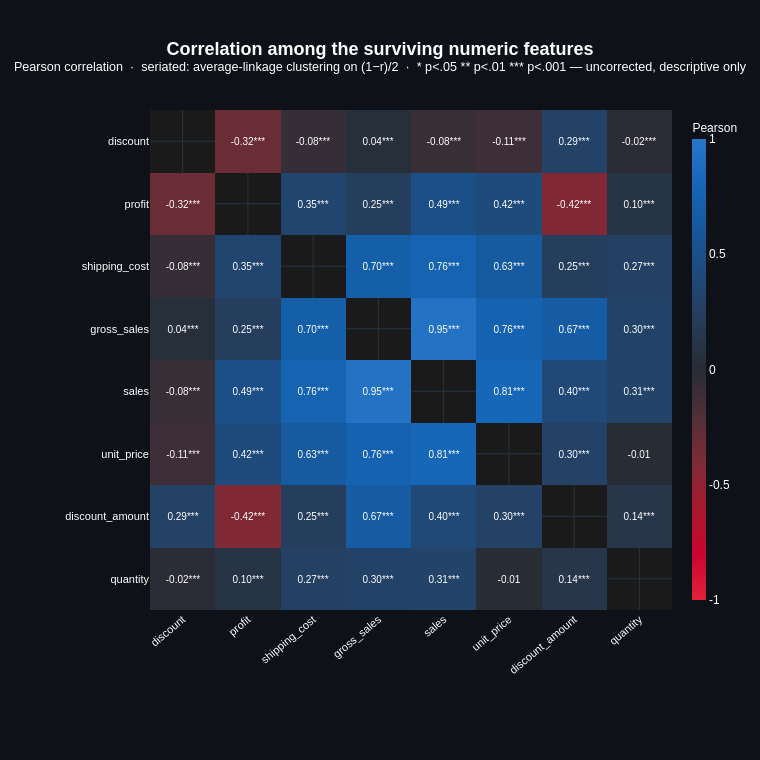

Write notebook code for a chart like this one.
### Markdown cell above
Any tuning below cross-validates only inside the training window, with
`TimeSeriesSplit`: each fold still trains on the past and validates on the
following slice, so no step of model selection gets to peek at the test period
either.

### Code cell
cp.correlation_heatmap(
    train_df[numeric_features + ["profit"]],
    method="pearson", order="cluster", show_significance=True,
    title="Correlation among the surviving numeric features",
)

### Figure 1 — Plotly figure (JSON) as saved in the notebook; plotly's stock layout.template omitted (floating-point values rounded to 4 significant figures)
{"data": [{"colorbar": {"outlinewidth": 0, "thickness": 14, "tickfont": {"color": "white", "family": "Arial"}, "ticktext": ["-1", "-0.5", "0", "0.5", "1"], "tickvals": [-1, -0.5, 0, 0.5, 1], "title": {"font": {"color": "white", "family": "Arial", "size": 12}, "text": "Pearson"}}, "colorscale": [[0, "#E3223A"], [0.1, "#C90430"], [0.2, "#A61A30"], [0.3, "#7C2B35"], [0.4, "#503038"], [0.5, "#272C35"], [0.6, "#273B55"], [0.7, "#204978"], [0.8, "#16579A"], [0.9, "#1566B6"], [1, "#2877C8"]], "customdata": [0.0, NaN, 42220.0, 0.0, 42220.0, 1.69e-54, 42220.0, 5.854e-13, 42220.0, 1.968e-67, 42220.0, 2.654e-122, 42220.0, 0.0, 42220.0, 0.0001888, 42220.0, 0.0, 0.0, NaN, 42220.0, 0.0, 42220.0, 0.0, 42220.0, 0.0, 42220.0, 0.0, 42220.0, 0.0, 42220.0, 1.055e-99, 42220.0, 1.69e-54, 42220.0, 0.0, 0.0, NaN, 42220.0, 0.0, 42220.0, 0.0, 42220.0, 0.0, 42220.0, 0.0, 42220.0, 0.0, 42220.0, 5.854e-13, 42220.0, 0.0, 42220.0, 0.0, 0.0, NaN, 42220.0, 0.0, 42220.0, 0.0, 42220.0, 0.0, 42220.0, 0.0, 42220.0, 1.968e-67, 42220.0, 0.0, 42220.0, 0.0, 42220.0, 0.0, 0.0, NaN, 42220.0, 0.0, 42220.0, 0.0, 42220.0, 0.0, 42220.0, 2.654e-122, 42220.0, 0.0, 42220.0, 0.0, 42220.0, 0.0, 42220.0, 0.0, 0.0, NaN, 42220.0, 0.0, 42220.0, 0.1371, 42220.0, 0.0, 42220.0, 0.0, 42220.0, 0.0, 42220.0, 0.0, 42220.0, 0.0, 42220.0, 0.0, 0.0, NaN, 42220.0, 2.834e-176, 42220.0, 0.0001888, 42220.0, 1.055e-99, 42220.0, 0.0, 42220.0, 0.0, 42220.0, 0.0, 42220.0, 0.1371, 42220.0, 2.834e-176, 0.0, NaN], "hovertemplate": "<b>%{y}</b> × <b>%{x}</b><br>r = %{z:.3f}<br>n = %{customdata[0]}<br>p = %{customdata[1]:.3g}<extra></extra>", "text": [["", "-0.32***", "-0.08***", "0.04***", "-0.08***", "-0.11***", "0.29***", "-0.02***"], ["-0.32***", "", "0.35***", "0.25***", "0.49***", "0.42***", "-0.42***", "0.10***"], ["-0.08***", "0.35***", "", "0.70***", "0.76***", "0.63***", "0.25***", "0.27***"], ["0.04***", "0.25***", "0.70***", "", "0.95***", "0.76***", "0.67***", "0.30***"], ["-0.08***", "0.49***", "0.76***", "0.95***", "", "0.81***", "0.40***", "0.31***"], ["-0.11***", "0.42***", "0.63***", "0.76***", "0.81***", "", "0.30***", "-0.01"], ["0.29***", "-0.42***", "0.25***", "0.67***", "0.40***", "0.30***", "", "0.14***"], ["-0.02***", "0.10***", "0.27***", "0.30***", "0.31***", "-0.01", "0.14***", ""]], "textfont": {"color": "white", "family": "Arial", "size": 10}, "texttemplate": "%{text}", "type": "heatmap", "x": ["discount", "profit", "shipping_cost", "gross_sales", "sales", "unit_price", "discount_amount", "quantity"], "y": ["discount", "profit", "shipping_cost", "gross_sales", "sales", "unit_price", "discount_amount", "quantity"], "z": [[NaN, -0.3168, -0.07555, 0.03505, -0.08429, -0.1141, 0.2948, -0.01817], [-0.3168, NaN, 0.3481, 0.2465, 0.4867, 0.4212, -0.4193, 0.1029], [-0.07555, 0.3481, NaN, 0.7025, 0.7628, 0.6338, 0.2462, 0.272], [0.03505, 0.2465, 0.7025, NaN, 0.947, 0.7581, 0.6711, 0.3014], [-0.08429, 0.4867, 0.7628, 0.947, NaN, 0.8099, 0.3975, 0.3136], [-0.1141, 0.4212, 0.6338, 0.7581, 0.8099, NaN, 0.2965, -0.007236], [0.2948, -0.4193, 0.2462, 0.6711, 0.3975, 0.2965, NaN, 0.1371], [-0.01817, 0.1029, 0.272, 0.3014, 0.3136, -0.007236, 0.1371, NaN]], "zmax": 1, "zmid": 0, "zmin": -1}], "layout": {"font": {"color": "white", "family": "Arial"}, "height": 760, "margin": {"b": 150, "l": 150, "r": 80, "t": 110}, "paper_bgcolor": "#0e1117", "plot_bgcolor": "#1a1a1a", "title": {"font": {"color": "white", "family": "Arial", "size": 18}, "text": "<b>Correlation among the surviving numeric features</b><br><sup>Pearson correlation  ·  seriated: average-linkage clustering on (1−r)/2  ·  * p<.05 ** p<.01 *** p<.001 — uncorrected, descriptive only</sup>", "x": 0.5, "xanchor": "center"}, "width": 760, "xaxis": {"side": "bottom", "tickangle": -40, "tickfont": {"size": 11}}, "yaxis": {"autorange": "reversed", "tickfont": {"size": 11}}}}
